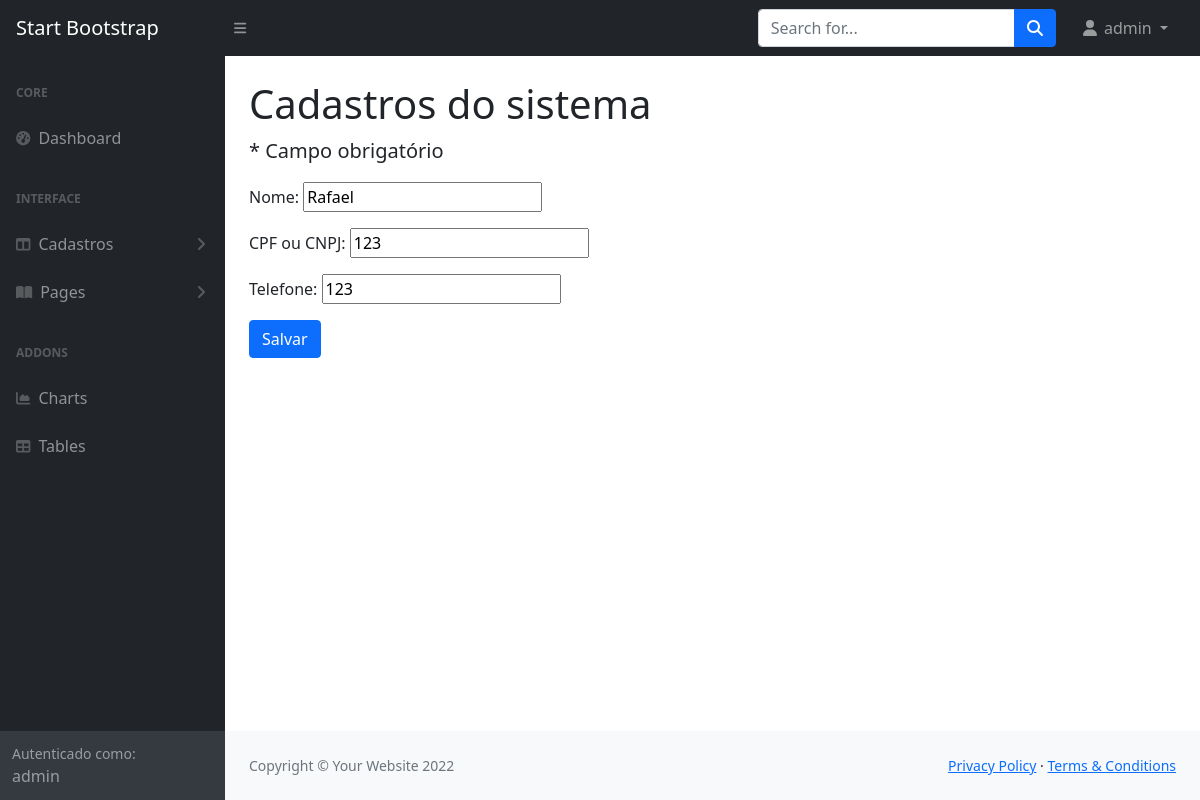
Page /editar/fornecedor/5/ (signed in) on the committed database.
### cadastros/models.py (models this page shows, shortened)
class Fornecedor(models.Model):
    nome = models.CharField(max_length=100)
    documento = models.CharField(max_length=20, verbose_name="CPF ou CNPJ", unique=True)
    telefone = models.CharField(max_length=15)

### cadastros/views.py (the view)
# urls.py: path('editar/fornecedor/<int:pk>/', FornecedorUpdate.as_view(), name='editar-fornecedor'),
class FornecedorUpdate(LoginRequiredMixin, UpdateView):
    model = Fornecedor
    fields = ['nome', 'documento', 'telefone']
    template_name = 'cadastros/form.html'
    success_url = reverse_lazy('listar-fornecedor')

### cadastros/templates/cadastros/form.html (shortened to what this page needs)
{% extends 'paginas/modelo.html' %}
{% load static %}
{% block conteudo %}
<h1 class="mt-4">Cadastros do sistema</h1>
<p class="lead">
    * Campo obrigatório
</p>
<form method="POST">
    {{ form.as_p }}
    <button type="submit" class="btn btn-primary">
        Salvar
    </button>
</form>
{% endblock %}

### paginas/templates/paginas/modelo.html (shortened to what this page needs)
{% load static %}
<!DOCTYPE html>
<html lang="pt-br">
<head>
    <link href="https://cdn.jsdelivr.net/npm/simple-datatables@latest/dist/style.css" rel="stylesheet" />
    <link href="{% static 'css/styles.css' %}" rel="stylesheet" />
</head>
<body class="sb-nav-fixed">
    {% block menu %}
    <nav class="sb-topnav navbar navbar-expand navbar-dark bg-dark">
        <a class="navbar-brand ps-3" href="index.html">Start Bootstrap</a>
        <button class="btn btn-link btn-sm order-1 order-lg-0 me-4 me-lg-0" id="sidebarToggle" href="#!"><i
                class="fas fa-bars"></i></button>
        <form class="d-none d-md-inline-block form-inline ms-auto me-0 me-md-3 my-2 my-md-0">
            <div class="input-group">
                <input class="form-control" type="text" placeholder="Search for..." aria-label="Search for..."
                    aria-describedby="btnNavbarSearch" />
                <button class="btn btn-primary" id="btnNavbarSearch" type="button"><i
                        class="fas fa-search"></i></button>
            </div>
        </form>
        <ul class="navbar-nav ms-auto ms-md-0 me-3 me-lg-4">
            {% if request.user.is_authenticated %}
            <li class="nav-item dropdown">
                <a class="nav-link dropdown-toggle" id="navbarDropdown" href="#" role="button" data-bs-toggle="dropdown"
                    aria-expanded="false">
                    <i class="fas fa-user fa-fw"></i>
                    {{ request.user  }}
                </a>
            </li>
            {% else %}
            <li class="nav-item">
                <a class="btn btn-success" href="{% url 'login' %}">Entrar</a>
            </li>
            {% endif %}
        </ul>
    </nav>
    {% endblock %}
    <div id="layoutSidenav">
        {% block menu-lateral %}
        <div id="layoutSidenav_nav">
            <nav class="sb-sidenav accordion sb-sidenav-dark" id="sidenavAccordion">
                <div class="sb-sidenav-menu">
                    <div class="nav">
                        <div class="sb-sidenav-menu-heading">Core</div>
                        <a class="nav-link" href="{% url 'index' %}">
                            <div class="sb-nav-link-icon"><i class="fas fa-tachometer-alt"></i></div>
                            Dashboard
                        </a>
                        <div class="sb-sidenav-menu-heading">Interface</div>
                        <a class="nav-link collapsed" href="#" data-bs-toggle="collapse"
                            data-bs-target="#collapseLayouts" aria-expanded="false" aria-controls="collapseLayouts">
                            <div class="sb-nav-link-icon"><i class="fas fa-columns"></i></div>
                            Cadastros
                            <div class="sb-sidenav-collapse-arrow"><i class="fas fa-angle-down"></i></div>
                        </a>
                        <a class="nav-link collapsed" href="#" data-bs-toggle="collapse" data-bs-target="#collapsePages"
                            aria-expanded="false" aria-controls="collapsePages">
                            <div class="sb-nav-link-icon"><i class="fas fa-book-open"></i></div>
                            Pages
                            <div class="sb-sidenav-collapse-arrow"><i class="fas fa-angle-down"></i></div>
                        </a>
                        <div class="sb-sidenav-menu-heading">Addons</div>
                        <a class="nav-link" href="charts.html">
                            <div class="sb-nav-link-icon"><i class="fas fa-chart-area"></i></div>
                            Charts
                        </a>
                        <a class="nav-link" href="tables.html">
                            <div class="sb-nav-link-icon"><i class="fas fa-table"></i></div>
                            Tables
                        </a>
                    </div>
                </div>
                {% if request.user.is_authenticated %}
                <div class="sb-sidenav-footer">
                    <div class="small">Autenticado como:</div>
                    {{ request.user }}
                </div>
                {% endif %}
            </nav>
        </div>
        {% endblock %}
        <div id="layoutSidenav_content">
            <main>
                <div class="container-fluid px-4">
                    {% block conteudo %}{% endblock %}
            </main>
            <footer class="py-4 bg-light mt-auto">
                <div class="container-fluid px-4">
                    <div class="d-flex align-items-center justify-content-between small">
                        {% block rodape %}
                        <div class="text-muted">Copyright &copy; Your Website 2022</div>
                        <div>
                            <a href="#">Privacy Policy</a>
                            &middot;
                            <a href="#">Terms &amp; Conditions</a>
                        </div>
                        {% endblock %}
                    </div>
                </div>
            </footer>
        </div>
    </div>
</body>
</html>

### rows in the picture
Fornecedor: nome "Rafael", documento "123", telefone "123"

### other values in the picture
{{ request.user }} "admin"
